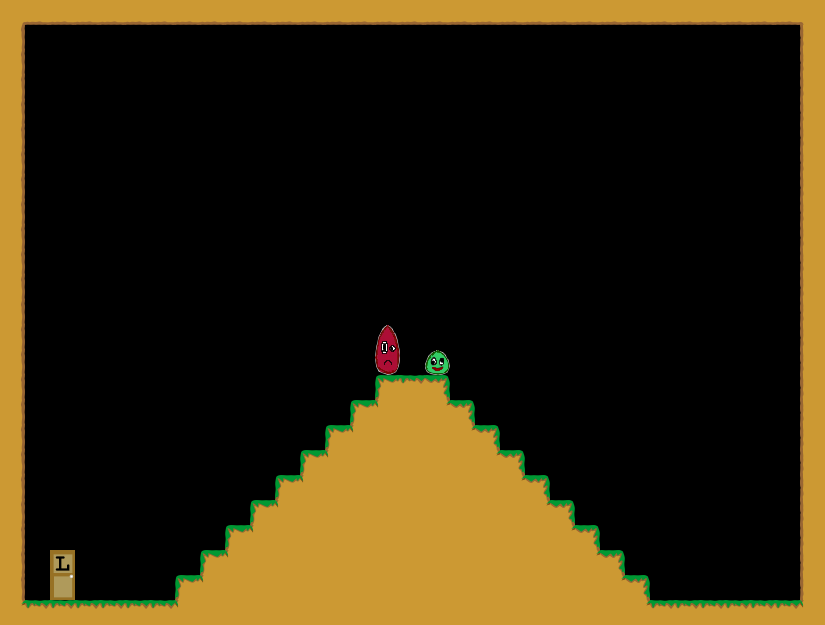

This is a level from a 2D game, rendered from its Tiled map with the project's own tilesets. A one-line summary and the map file follow, with tile-layer data summarised:
An orthogonal 33x25 tile map with 25x25 px tiles, 1 tile layer (Kachelebene 1).

<map version="1.0" orientation="orthogonal" width="33" height="25" tilewidth="25" tileheight="25">
 <tileset firstgid="1" name="Tileset" tilewidth="25" tileheight="25">
  <image source="../../../img/Tileset.png" width="400" height="250" />
 </tileset>
 <layer name="Kachelebene 1" width="33" height="25">
  <data>[825 cells, 216 non-empty, 16 distinct tile ids]</data>
 </layer>
</map>
